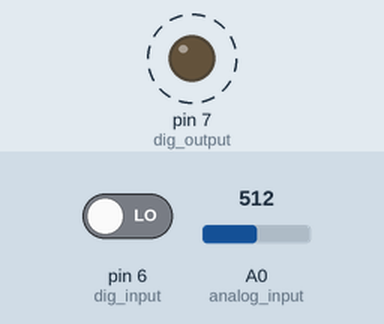
Simulated run of this sketch. Board: Arduino Uno, built with avr-gcc and run on an emulated ATmega328P. Parts: output pins drawn as LEDs (lit = HIGH). Dashed ring = blinking. The test bench sets the inputs (shaded band); at power-on: pin 6 (dig_input) LOW, A0 (analog_input) = 512. What the sketch prints to the serial monitor is not drawn.

Above: at 0.5 s.
Timing chart, 0 to 4.6 s (numbered marks = the images above):
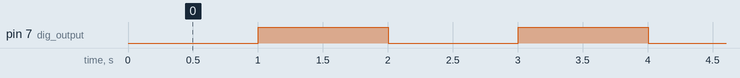

Measured:
- by itself, pin 7 (dig_output): alternates HIGH for 1.0 s and LOW for 1.0 s

The sketch:

ArduinoIO.ino
```cpp
int dig_output = 7;
int dig_input = 6;
int analog_input = A0;

int digital_val = LOW;

void setup() {
  Serial.begin(9600);

  pinMode(dig_output, OUTPUT);
  pinMode(dig_input, INPUT);
}

void loop() {

  digitalWrite(dig_output,digital_val);
  int read_digital = digitalRead(dig_input);
  Serial.print("Digital write: ");
  Serial.print(digital_val);
  Serial.print(" read: ");
  Serial.println(read_digital);

  int ldr = analogRead(analog_input);
  Serial.print("Analog read: ");
  Serial.println(ldr);

  if(digital_val==LOW)
    digital_val = HIGH;
  else
    digital_val = LOW;

  delay(1000);
}
```
